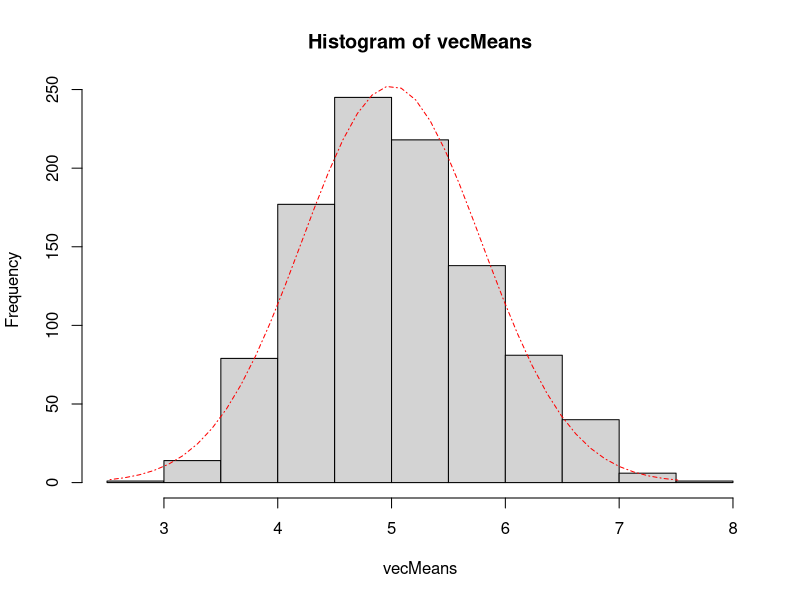
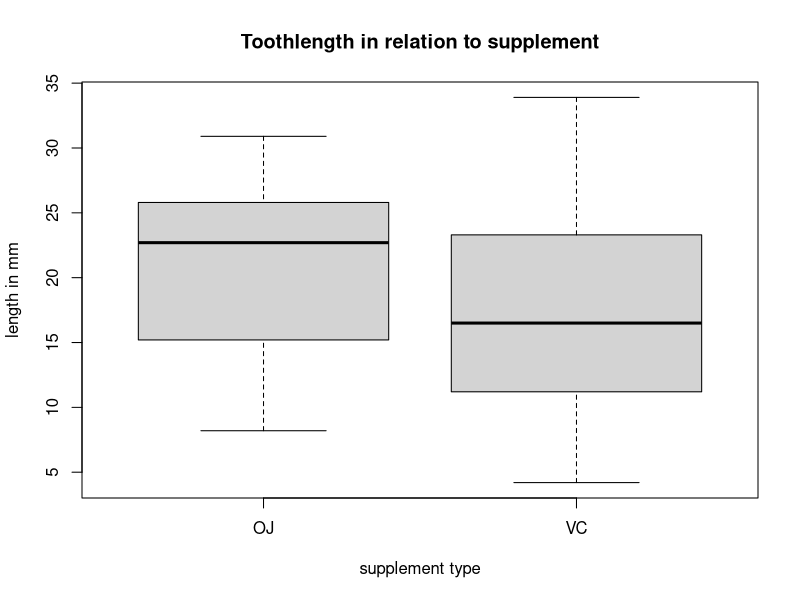
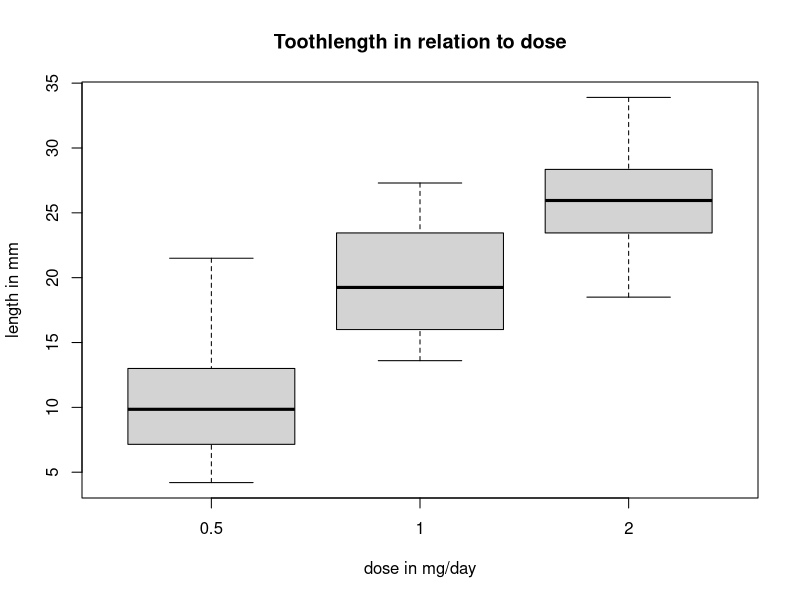
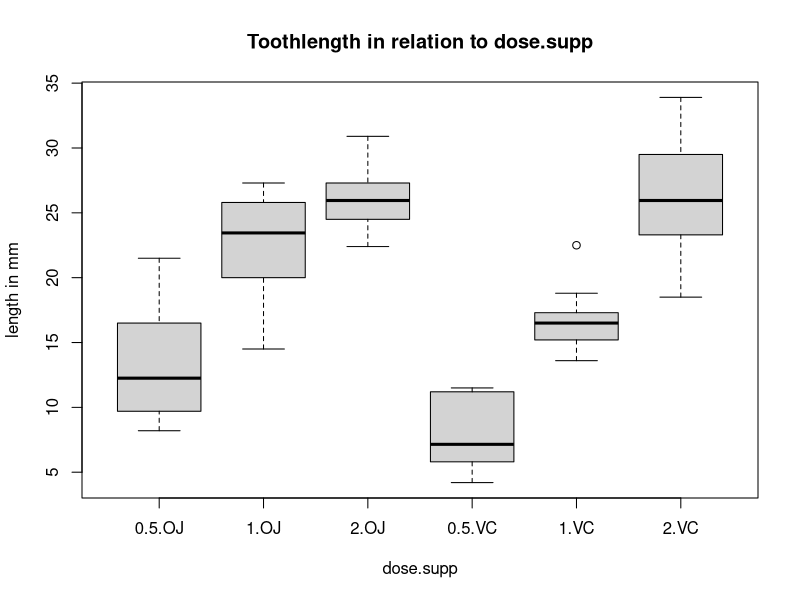

The R script that drew these images, in order:
#The mean of exponential distribution is 1/lambda
#the standard deviation is also 1/lambda
#The exponential distribution can be simulated in R with rexp(n, lambda)


lambda <- 0.2
iterates <- 1000
n <- 40
theoMean <- 1/lambda
stdDev <- 1/lambda

#Create an exponential distribution: rexp(n,lambda)

#take the mean of this distribution: mean(rexp(n,lambda))

#Repeat 1000 times, and put it in a vector of means

#Initialise vMeans

vecMeans = NULL

#As we are generating random numbers, we set the seed so we can replicate the
#analysis later on

set.seed(123456)

for (i in 1 : iterates) vecMeans = c(vecMeans, mean(rexp(n,lambda)))

#Draw a histogram
hist(vecMeans)

#Task 1. Show the sample mean and compare it to the theoretical mean of the
#distribution.

#The sample mean (or mean of means):
mean(vecMeans)

#The theoretical mean: 1/lambda
1/lambda

#Compare:
mean(vecMeans) - 1/lambda

#Task 2. Show how variable the sample is (via variance) and compare it to the
#theoretical variance of the distribution.

#The Sample variance:
var(vecMeans)

#Theoretical variance: stdDev^2 / n
stdDev^2 / n

#Compare:
var(vecMeans) - stdDev^2 / n

#Task 3: Show that the distribution is approximately normal.
#CLT says: the arithmetic mean of a sufficiently large number of iterates of
#independent random variables will be approximately normally distributed.
#We do that by overlaying a normal distribution with the same mean and ranges
#as the histogram

xrange <- seq(min(vecMeans),max(vecMeans),length.out = n)
yrange <- dnorm(xrange,theoMean,sd = stdDev/sqrt(n)) * (iterates/2)
lines(xrange, yrange, lty=4, col="red")

#**************************************************************************
#PART TWO
#**************************************************************************

library(datasets)

ds <- ToothGrowth

#Basic exploration of the DataSet
summary(ds)

head(ds)
tail(ds)
str(ds)

#the null hypothesis is rejected when p < .05 and not rejected when p > .05.
#Confidence intervals of difference parameters not containing 0 imply that there is a statistically significant difference between the populations.

#A plots of toothlength in relation to supplement type
boxplot(ds$len~ds$supp,main="Toothlength in relation to supplement",ylab="length in mm",xlab="supplement type")

boxplot(ds$len~ds$dose,main="Toothlength in relation to dose", ylab="length in mm", xlab="dose in mg/day")

#Check H_0 that the lenght of teeth growth is related to supplement type 
t.test(ds$len ~ ds$supp)
#p > .05 and CI contains 0 => H_0 can not be rejected
#I.e. we can't say that the type of dose have any impact on the average toothgrowth.

#Plot of length in relation to dose and supplement
boxplot(ds$len ~ interaction(ds$dose,ds$supp),main="Toothlength in relation to dose.supp",ylab="length in mm", xlab="dose.supp")

#Now how about the teeth growth in relation to dose and supplement type?
#prepare for t.test
dose05_OJ <- subset(ds,ds$dose==.5 & ds$supp=="OJ")
dose05_VC <- subset(ds,ds$dose==.5 & ds$supp=="VC")
dose1_OJ <- subset(ds,ds$dose==1 & ds$supp=="OJ")
dose1_VC <- subset(ds,ds$dose==1 & ds$supp=="VC")
dose2_OJ <- subset(ds,ds$dose==2 & ds$supp=="OJ")
dose2_VC <- subset(ds,ds$dose==2 & ds$supp=="VC")

#Or length in relation to increase of dose alone, regardless of supplement type?
#prepare for t.test
dose05 <- subset(ds,ds$dose==.5)
dose1 <- subset(ds,ds$dose==1)
dose2 <- subset(ds,ds$dose==2)


#t.test of length in relation to supplement type and dosis

t.test(dose05_OJ$len,dose05_VC$len)
#p < 0.05 and CI doesn't contain 0  => H_0 can be rejected
#I.e. If dose is 0.5 mg/day there seems to be difference in toothgrowth, depending on supplement type
#where OJ seem to be a better catalyst for toothgrowth than VC

t.test(dose1_OJ$len,dose1_VC$len)
#p < 0.05 and CI doesn't contain 0  => H_0 can be rejected
#I.e. If dose is 1 mg/day there seems to be difference in toothgrowth, depending on supplement type
#where OJ seem to be a better catalyst for toothgrowth than VC

t.test(dose2_OJ$len,dose2_VC$len)
#p > 0.05 and CI contain 0  => H_0 can not be rejected
#I.e. If dose is 2 mg/day there don't seem to be difference in toothgrowth, depending on supplement type
#Both OJ and VC seem to be equally good catalyst for toothgrowth


#t.test of length in relation to dosis increase regardless of supplement type
t.test(dose05$len,dose1$len)
#p < 0 and CI doesn't contain 0 => H_0 can be rejected
#I.e. regardless of supplement a dose-increase from 0.5 to 1.0 mg/day seem to increase toothgrowth

t.test(dose1$len,dose2$len)
#p < 0 and CI doesn't contain 0 => H_0 can be rejected
#I.e. regardless of supplement a dose-increase from 1 to 2.0 mg/day seem to increase toothgrowth

#Conclusion:
#1. Giving additives to guinea pigs either in the form of OJ or VC is resulting in an increase of toothgrowth

#2. OJ seems to be slightly better than VC using doses of 0.5 or 1 mg/day. At 2 mg/day, there seems to be no
#significant difference in which supplement you use

#3. Using VC, an increase in daily dose seem to increase toothgrowth in a linear fashion,
#whereas for OJ, the effect seems to drop off the higher the dosis.

#4. More data would improve the results, and hence the conclusions :-)

